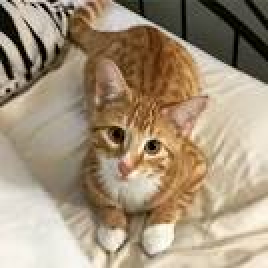
#> input picture cat.jpg, 134 x 134 px, found by its file name (shown 2 times larger)
$ jupyter execute Convolutions_Sidebar.ipynb   (shell and % lines are left out)
#> lines starting #> are read from the running program, lines starting #| are printed output that depends on the picture
<a href="https://colab.research.google.com/github/mohanrajmit/Image-Read/blob/master/Convolutions_Sidebar.ipynb" target="_parent"></a>

[cell 1]
import cv2
import numpy as np

[cell 2]
img = cv2.imread("/content/Image-Read/cat.jpg")
#> img is the input picture: shape (134, 134, 3); mean B, G, R 121.9, 145.5, 163.1

img = cv2.resize(img,(100,100))
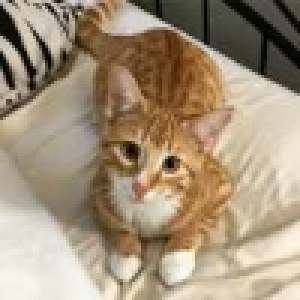
#> img: shape (100, 100, 3) (shown 3 times larger); mean B, G, R 121.8, 145.4, 163

[cell 3]
gray = cv2.cvtColor(img, cv2.COLOR_BGR2GRAY)
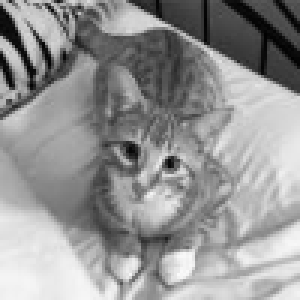
#> gray: shape (100, 100) (shown 3 times larger); min 1, max 250, mean 148

[cell 4]
import matplotlib.pyplot as plt
plt.axis('off')
plt.gray()
plt.imshow(gray)
plt.show()

[cell 5]
i_transformed = np.copy(gray)
size_x = i_transformed.shape[0]
#> size_x = 100
size_y = i_transformed.shape[1]
#> size_y = 100

[cell 6]
print(size_x)
#| 100
print(size_y)
#| 100

[cell 7]
# This filter detects edges nicely
# It creates a convolution that only passes through sharp edges and straight
# lines.

#Experiment with different values for fun effects.
filter = [ [0, 1, 0], [1, -4, 1], [0, 1, 0]]

# A couple more filters to try for fun!
#filter = [ [-1, -2, -1], [0, 0, 0], [1, 2, 1]]
#filter = [ [-1, 0, 1], [-2, 0, 2], [-1, 0, 1]]

# If all the digits in the filter don't add up to 0 or 1, you
# should probably do a weight to get it to do so
# so, for example, if your weights are 1,1,1 1,2,1 1,1,1
# They add up to 10, so you would set a weight of .1 if you want to normalize them
weight  = 1

[cell 8]
for x in range(1,size_x-1):
  for y in range(1,size_y-1):
      convolution = 0.0
      convolution = convolution + (gray[x - 1, y-1] * filter[0][0])
      convolution = convolution + (gray[x, y-1] * filter[0][1])
      convolution = convolution + (gray[x + 1, y-1] * filter[0][2])
      convolution = convolution + (gray[x-1, y] * filter[1][0])
      convolution = convolution + (gray[x, y] * filter[1][1])
      convolution = convolution + (gray[x+1, y] * filter[1][2])
      convolution = convolution + (gray[x-1, y+1] * filter[2][0])
      convolution = convolution + (gray[x, y+1] * filter[2][1])
      convolution = convolution + (gray[x+1, y+1] * filter[2][2])
      convolution = convolution * weight
      print(convolution)
      if(convolution<0):
        convolution=0
      if(convolution>255):
        convolution=255
      i_transformed[x, y] = convolution
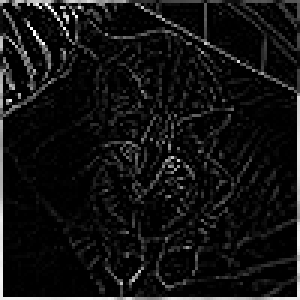
#> i_transformed: shape (100, 100) (shown 3 times larger); min 0, max 255, mean 19

Now we can plot the image to see the effect of the convolution!

[cell 9]
# Plot the image. Note the size of the axes -- they are 512 by 512
plt.gray()
plt.imshow(i_transformed)
#plt.axis('off')
plt.show()

[cell 10]
new_x = int(size_x/2)
#> new_x = 50
new_y = int(size_y/2)
#> new_y = 50
newImage = np.zeros((new_x, new_y))
for x in range(0, size_x, 2):
  for y in range(0, size_y, 2):
    pixels = []
    pixels.append(i_transformed[x, y])
    pixels.append(i_transformed[x+1, y])
    pixels.append(i_transformed[x, y+1])
    pixels.append(i_transformed[x+1, y+1])
    newImage[int(x/2),int(y/2)] = max(pixels)
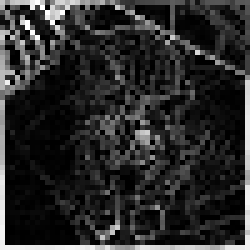
#> newImage: shape (50, 50) float64 (shown 5 times larger); min 0, max 255, mean 42.6

# Plot the image. Note the size of the axes -- now 256 pixels instead of 512
plt.gray()
plt.grid(False)
plt.imshow(newImage)
#plt.axis('off')
plt.show()

$ run again, with beagle.png saved as cat.jpg
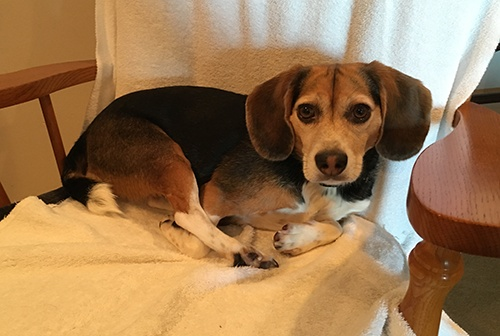
#> input picture beagle.png, 500 x 336 px, found by its file name
#> img is the input picture: shape (336, 500, 3); mean B, G, R 83, 120.9, 156.2
#> img: shape (100, 100, 3)
#| 100
#| 100
#> after the loop `for x in range(1,size_x-1):`:
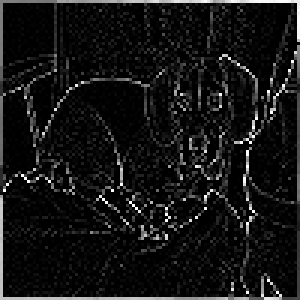
#> i_transformed: shape (100, 100) (shown 3 times larger); min 0, max 255, mean 20.6
#> after the loop `for x in range(0, size_x, 2):`:
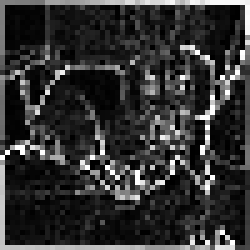
#> newImage: shape (50, 50) float64 (shown 5 times larger); min 0, max 255, mean 50.1
